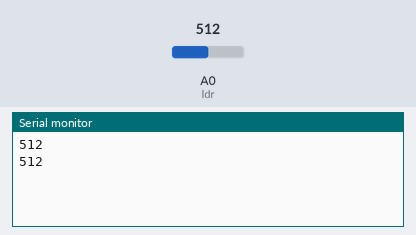
This sketch was run on a simulated Arduino Uno, built with avr-gcc and run on an emulated ATmega328P. Parts: the last lines printed to the serial monitor. The inputs (shaded band) are chosen by the test bench; at power-on: A0 (ldr) = 512.

Above: at 1.8 s.
1.9 s: A0 (ldr) set to 716
At 2.8 s:
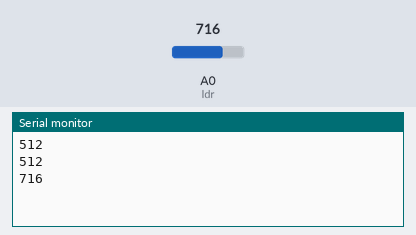
3.4 s: A0 (ldr) set to 900
At 4.3 s:
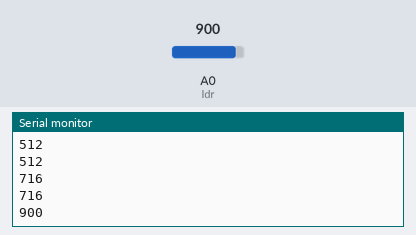
Timing chart, 0 to 6.4 s (numbered marks = the images above; inputs shaded):
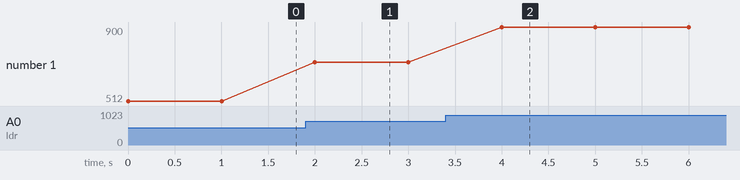

The sketch:

readAnalog.ino
```cpp
#define ldr A0 //A0
void setup(){
  Serial.begin(9600);
  pinMode(ldr, INPUT_PULLUP);
}

void loop() {
  int ldr_value = 0;
  ldr_value = analogRead(ldr);
  Serial.println(ldr_value);
  delay(1000);
}
```

Measured:
- after the input at 1.9 s, the serial monitor: prints a new line after 0.10 s (image 1)
- after the input at 3.4 s, the serial monitor: prints a new line after 0.60 s (image 2)
- plotted number 1: 512 → 716 after the input at 1.9 s, 716 → 900 after the input at 3.4 s
